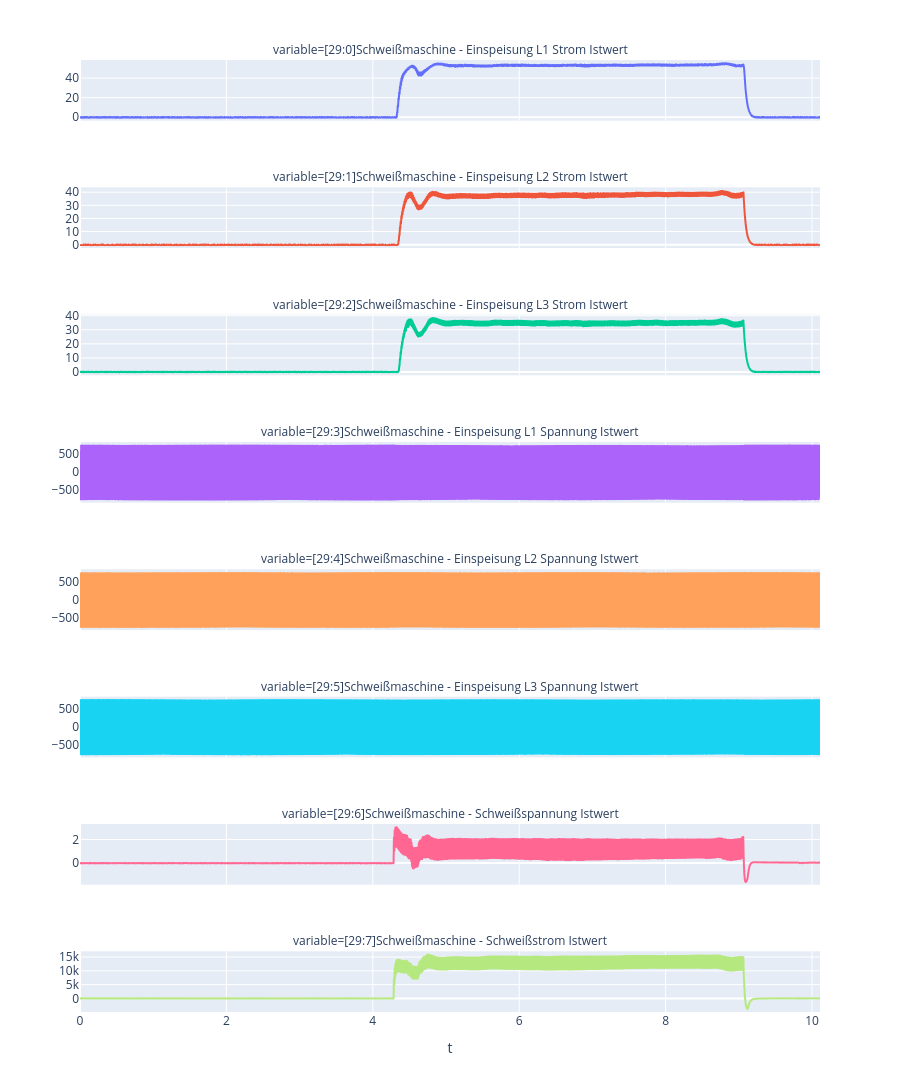
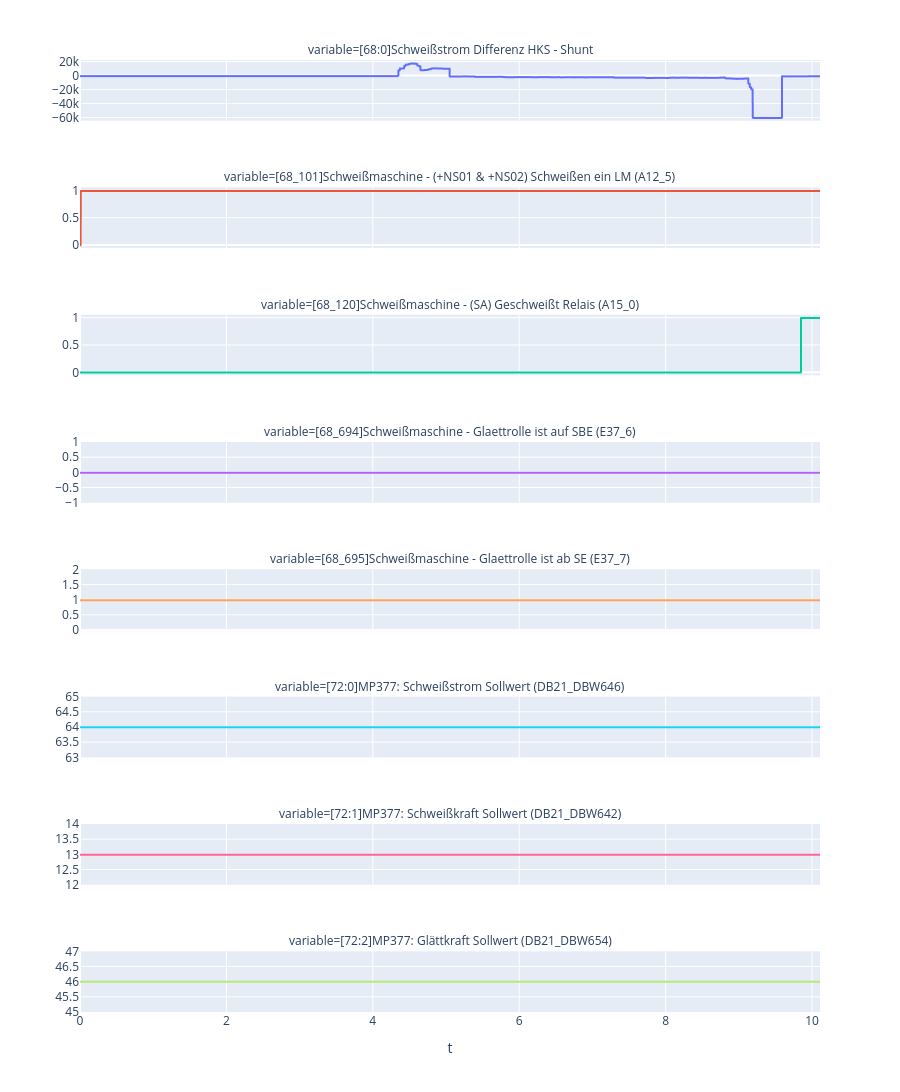
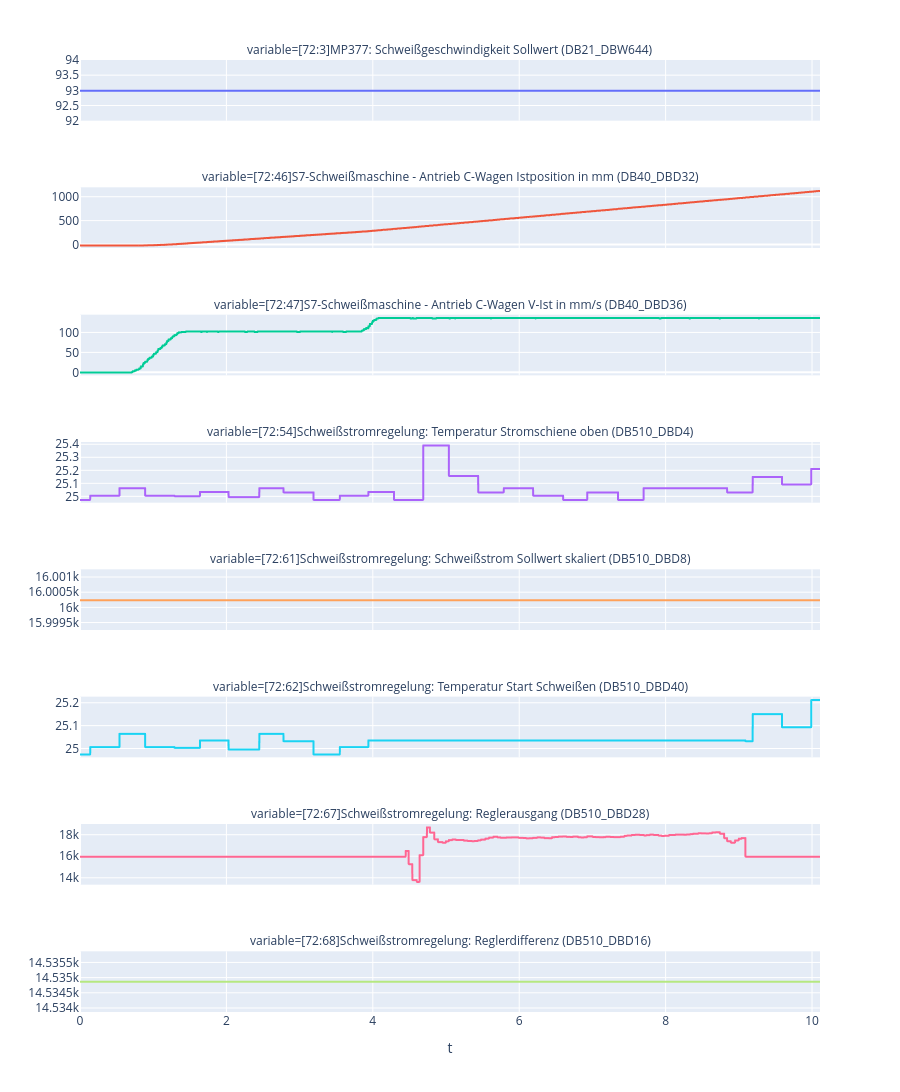
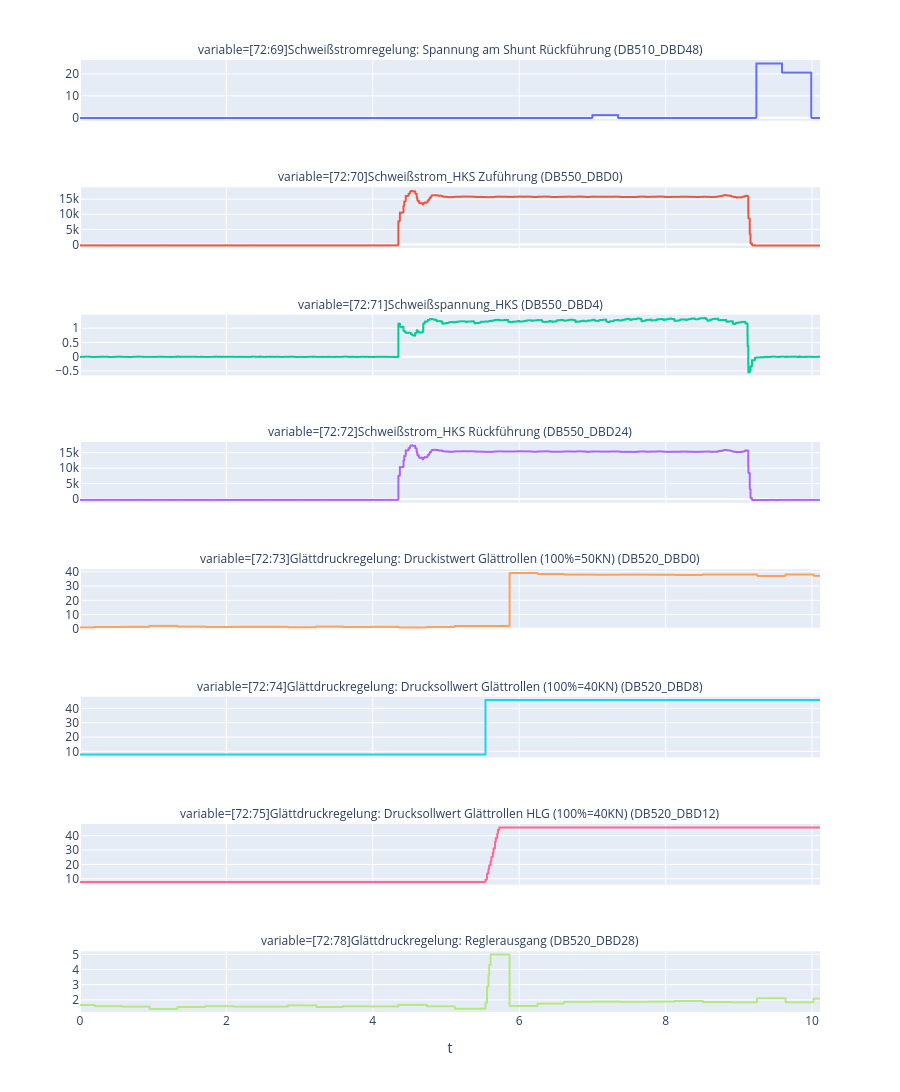

The notebook cell saved with these charts, in order:
### Code cell
SEQ = 1
s = df_aug.filter(pl.col('seq_id') == SEQ).row(0, named=True)
start_time, end_time = s['start'], s['end']

cols = [c for c in lf.collect_schema().names() if c != 'Time']

df_seq = (
    lf
    .filter(pl.col('Time').is_between(start_time, end_time))
    .select('Time', *cols)
    .with_columns(t=(pl.col('Time') - start_time).dt.total_milliseconds() / 1000)
    .collect(engine='streaming')
)

for i in range(0, len(cols), 8):
    batch = cols[i:i+8]
    fig = px.line(df_seq.select('t', 
                                pl.col(batch).cast(pl.Float32)),
                                x='t',
                                y=batch,
                                facet_col='variable',
                                facet_col_wrap=1,
                                height=220 * len(batch), 
                                render_mode='webgl'
    )

    fig.update_yaxes(matches=None, title=None)
    fig.update_layout(showlegend=False, hovermode='x unified')
    fig.show()
